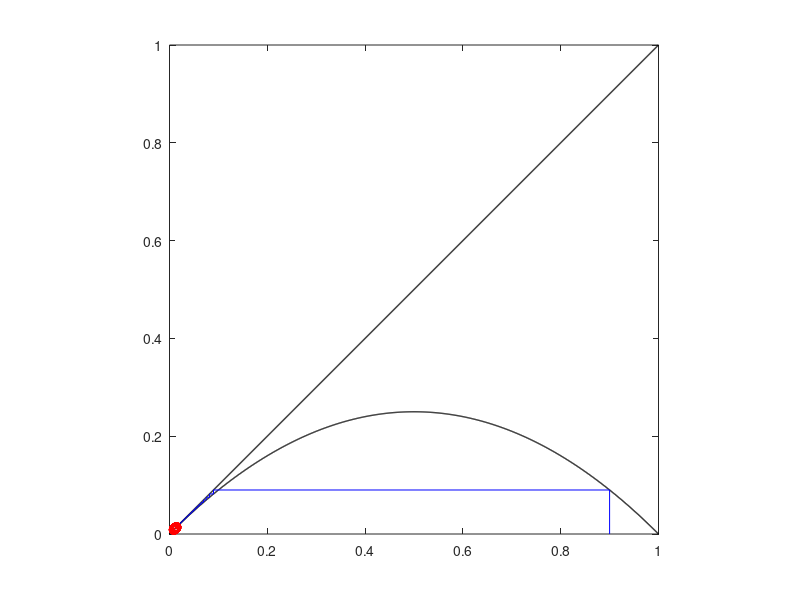
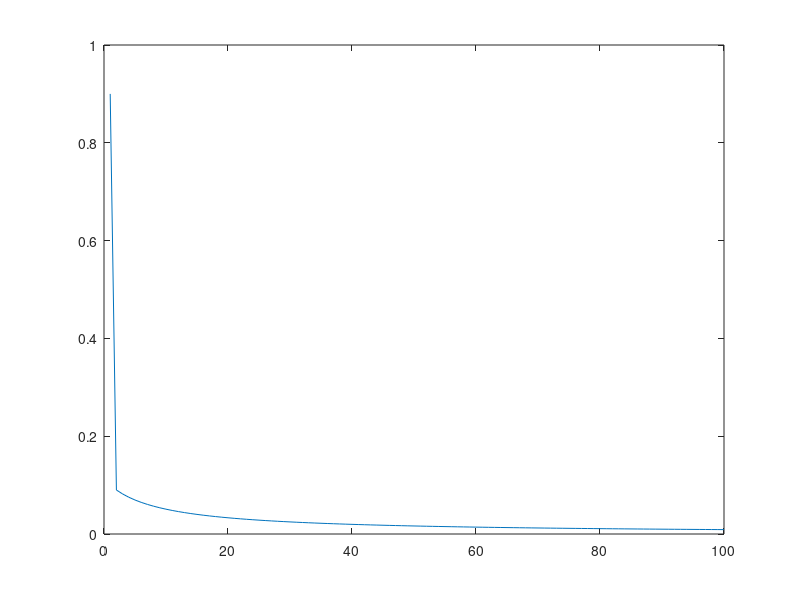

Source code (MATLAB) for these figures, in order:
%% Logistic map cobwebbing
% What we can analyze is what we can sketch!
% Just sketch the process of iterations 

% Short summary:
% for 0 < r < 1, we have only one stable steady solution xbar = 0
% and f'(xbar) = r ∈(0,1)
% for 1 < r < 3, we also have only one stable steady solution xbar = 1-1/r
% and f'(xbar) = 2 - r. So if r > 2, f'(xbar) < 0, causing spirals
% when r < 3 it spirals in, but when r > 3, it spirals out.


% for 0 < r < 1 try xinit = 0.2 0.5 0.8
% for 1 < r < 2 try xinit = 0.2 0.5 0.8
% for 2 < r < 3 try xinit = 0.3 0.7
% for r > 3, just try r = 3.1, 3.45, 3.56

clear

r = 1;
f = @(x) r.*x.*(1-x);

figure
x_temp = 0 :0.001:1;
h1 = plot(x_temp,f(x_temp),'k','LineWidth',1); % the function f
hold on
h2 = plot(x_temp,x_temp,'k','LineWidth',1); % the diagonal line

xinit = 0.9;
tmax = 100;
x = NaN(1,tmax);x(1) = xinit;
hold on
plot([xinit,xinit],[0,f(xinit)],'Color','b','LineWidth',0.5);
for t = 2:tmax
    x(t) = f(x(t-1));
    if (tmax-t)<40 % the last 40 iterations
        hold on;
        plot([x(t-1),x(t)],[x(t),x(t)],'-ro','LineWidth',1.5);
        hold on
        plot([x(t),x(t)],[x(t),f(x(t))],'-ro','LineWidth',1.5);
    else
        hold on;
        plot([x(t-1),x(t)],[x(t),x(t)],'b','LineWidth',0.5);
        hold on
        plot([x(t),x(t)],[x(t),f(x(t))],'b','LineWidth',0.5);
    end
end
axis square

% show the process
figure
plot(x);